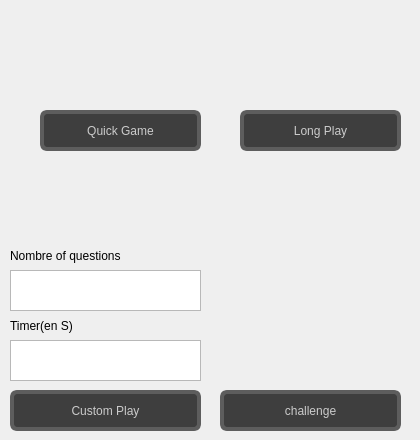
      <widget class="QWidget" name="page_start_first_game">
       <widget class="QPushButton" name="pushButton_8">
        <property name="geometry">
         <rect>
          <x>0</x>
          <y>0</y>
          <width>41</width>
          <height>41</height>
         </rect>
        </property>
        <property name="cursor">
         <cursorShape>PointingHandCursor</cursorShape>
        </property>
        <property name="styleSheet">
         <string notr="true">
#pushButton_8{
image: url(img/icon/ic/back.png);
border-radius:10px;
}
#pushButton_8:hover{
image: url(img/icon/ic/back_hover.png);
border-radius:10px;
}</string>
        </property>
        <property name="text">
         <string/>
        </property>
       </widget>
       <widget class="QPushButton" name="pushButton_start_3">
        <property name="geometry">
         <rect>
          <x>40</x>
          <y>110</y>
          <width>161</width>
          <height>41</height>
         </rect>
        </property>
        <property name="sizePolicy">
         <sizepolicy hsizetype="Minimum" vsizetype="Preferred">
          <horstretch>0</horstretch>
          <verstretch>0</verstretch>
         </sizepolicy>
        </property>
        <property name="cursor">
         <cursorShape>PointingHandCursor</cursorShape>
        </property>
        <property name="styleSheet">
         <string notr="true">#pushButton_start_3 {
    font: 900 18pt &quot;Segoe UI&quot;;
    background-color: rgb(62, 62, 62);
    color: rgb(203, 203, 203);
    border-radius: 7px;
   border: 4px solid rgb(93, 93, 93);

   
}


#pushButton_start_3:hover {
 
	color: white;
	background-color: rgb(0, 111, 255);
    border: 2px solid black;
 
}

</string>
        </property>
        <property name="text">
         <string>Quick Game</string>
        </property>
       </widget>
       <widget class="QLabel" name="label_2">
        <property name="geometry">
         <rect>
          <x>90</x>
          <y>30</y>
          <width>61</width>
          <height>61</height>
         </rect>
        </property>
        <property name="styleSheet">
         <string notr="true">image: url(img/icon/quick_play.png);</string>
        </property>
        <property name="text">
         <string/>
        </property>
       </widget>
       <widget class="QLabel" name="label_3">
        <property name="geometry">
         <rect>
          <x>290</x>
          <y>30</y>
          <width>61</width>
          <height>61</height>
         </rect>
        </property>
        <property name="styleSheet">
         <string notr="true">image: url(img/icon/long_play.png);</string>
        </property>
        <property name="text">
         <string/>
        </property>
       </widget>
       <widget class="QPushButton" name="pushButton_start_long_play">
        <property name="geometry">
         <rect>
          <x>240</x>
          <y>110</y>
          <width>161</width>
          <height>41</height>
         </rect>
        </property>
        <property name="sizePolicy">
         <sizepolicy hsizetype="Minimum" vsizetype="Preferred">
          <horstretch>0</horstretch>
          <verstretch>0</verstretch>
         </sizepolicy>
        </property>
        <property name="cursor">
         <cursorShape>PointingHandCursor</cursorShape>
        </property>
        <property name="styleSheet">
         <string notr="true">
#pushButton_start_long_play {
    font: 900 18pt &quot;Segoe UI&quot;;
    background-color: rgb(62, 62, 62);
    color: rgb(203, 203, 203);
    border-radius: 7px;
   border: 4px solid rgb(93, 93, 93);

   
}


#pushButton_start_long_play:hover {
 
	color: white;
	background-color: rgb(0, 111, 255);
    border: 2px solid black;
 
}</string>
        </property>
        <property name="text">
         <string>Long Play</string>
        </property>
       </widget>
       <widget class="QPushButton" name="pushButton_start_long_play_2">
        <property name="geometry">
         <rect>
          <x>10</x>
          <y>390</y>
          <width>191</width>
          <height>41</height>
         </rect>
        </property>
        <property name="sizePolicy">
         <sizepolicy hsizetype="Minimum" vsizetype="Preferred">
          <horstretch>0</horstretch>
          <verstretch>0</verstretch>
         </sizepolicy>
        </property>
        <property name="cursor">
         <cursorShape>PointingHandCursor</cursorShape>
        </property>
        <property name="styleSheet">
         <string notr="true">
#pushButton_start_long_play_2 {
    font: 900 18pt &quot;Segoe UI&quot;;
    background-color: rgb(62, 62, 62);
    color: rgb(203, 203, 203);
    border-radius: 7px;
   border: 4px solid rgb(93, 93, 93);

   
}


#pushButton_start_long_play_2:hover {
 
	color: white;
	background-color: rgb(0, 111, 255);
    border: 2px solid black;
 
}
</string>
        </property>
        <property name="text">
         <string>Custom Play</string>
        </property>
       </widget>
       <widget class="QTextEdit" name="textEdit_question">
        <property name="geometry">
         <rect>
          <x>10</x>
          <y>270</y>
          <width>191</width>
          <height>41</height>
         </rect>
        </property>
        <property name="styleSheet">
         <string notr="true">font: 700 italic 13pt &quot;Segoe UI&quot;;</string>
        </property>
       </widget>
       <widget class="QLabel" name="label_5">
        <property name="geometry">
         <rect>
          <x>10</x>
          <y>240</y>
          <width>151</width>
          <height>31</height>
         </rect>
        </property>
        <property name="styleSheet">
         <string notr="true">font: 600 12pt &quot;Segoe UI&quot;;</string>
        </property>
        <property name="text">
         <string>Nombre of questions</string>
        </property>
       </widget>
       <widget class="QLabel" name="label_6">
        <property name="geometry">
         <rect>
          <x>10</x>
          <y>310</y>
          <width>141</width>
          <height>31</height>
         </rect>
        </property>
        <property name="styleSheet">
         <string notr="true">font: 600 12pt &quot;Segoe UI&quot;;</string>
        </property>
        <property name="text">
         <string>Timer(en S)</string>
        </property>
       </widget>
       <widget class="QTextEdit" name="textEdit_timer">
        <property name="geometry">
         <rect>
          <x>10</x>
          <y>340</y>
          <width>191</width>
          <height>41</height>
         </rect>
        </property>
        <property name="styleSheet">
         <string notr="true">font: 700 italic 13pt &quot;Segoe UI&quot;;</string>
        </property>
       </widget>
       <widget class="QPushButton" name="pushButton_15">
        <property name="geometry">
         <rect>
          <x>350</x>
          <y>0</y>
          <width>61</width>
          <height>51</height>
         </rect>
        </property>
        <property name="cursor">
         <cursorShape>PointingHandCursor</cursorShape>
        </property>
        <property name="styleSheet">
         <string notr="true">#pushButton_15{
	image: url(img/audio_icon/volume.png);
   border-radius:10px;
}</string>
        </property>
        <property name="text">
         <string/>
        </property>
       </widget>
       <widget class="QPushButton" name="pushButton_start_challenge">
        <property name="geometry">
         <rect>
          <x>220</x>
          <y>390</y>
          <width>181</width>
          <height>41</height>
         </rect>
        </property>
        <property name="sizePolicy">
         <sizepolicy hsizetype="Minimum" vsizetype="Preferred">
          <horstretch>0</horstretch>
          <verstretch>0</verstretch>
         </sizepolicy>
        </property>
        <property name="cursor">
         <cursorShape>PointingHandCursor</cursorShape>
        </property>
        <property name="styleSheet">
         <string notr="true">
#pushButton_start_challenge {
    font: 900 18pt &quot;Segoe UI&quot;;
    background-color: rgb(62, 62, 62);
    color: rgb(203, 203, 203);
    border-radius: 7px;
   border: 4px solid rgb(93, 93, 93);

   
}


#pushButton_start_challenge:hover {
 
	color: white;
	background-color: rgb(0, 111, 255);
    border: 2px solid black;
 
}
</string>
        </property>
        <property name="text">
         <string>challenge</string>
        </property>
       </widget>
       <widget class="QLabel" name="label_59">
        <property name="geometry">
         <rect>
          <x>220</x>
          <y>270</y>
          <width>181</width>
          <height>121</height>
         </rect>
        </property>
        <property name="sizePolicy">
         <sizepolicy hsizetype="Expanding" vsizetype="Expanding">
          <horstretch>0</horstretch>
          <verstretch>0</verstretch>
         </sizepolicy>
        </property>
        <property name="minimumSize">
         <size>
          <width>44</width>
          <height>121</height>
         </size>
        </property>
        <property name="styleSheet">
         <string notr="true">image: url(img/icon/challenge.png);</string>
        </property>
        <property name="text">
         <string/>
        </property>
       </widget>
      </widget>
